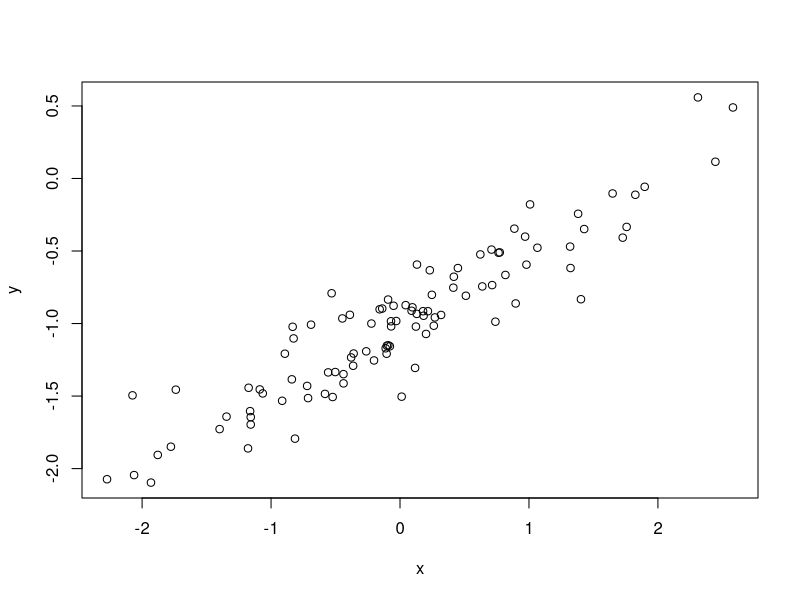
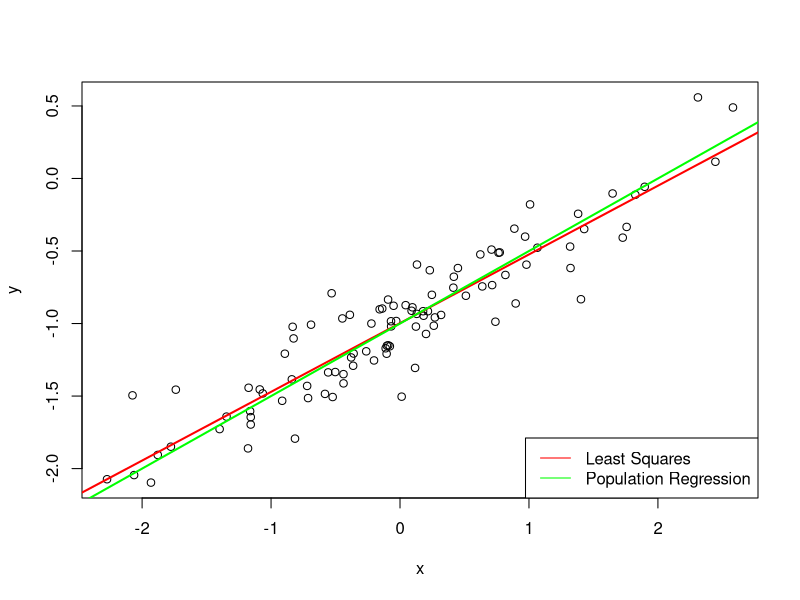
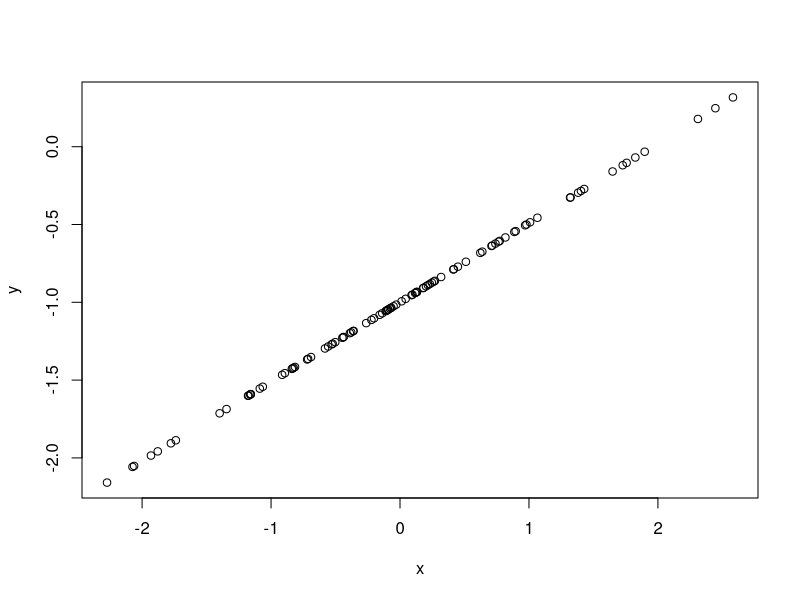
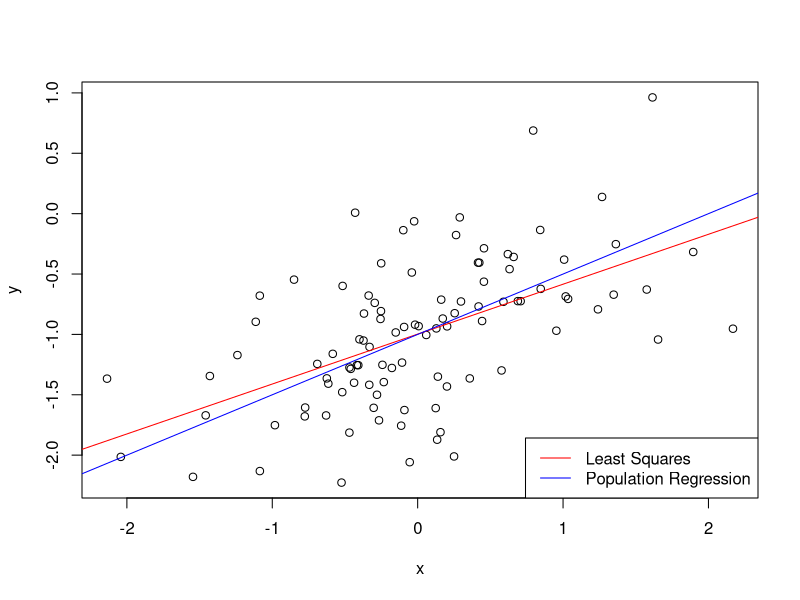
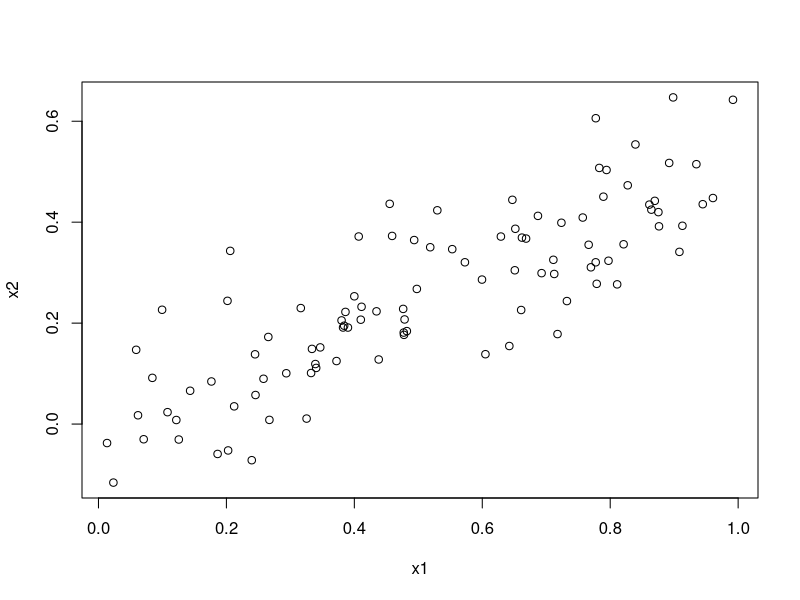
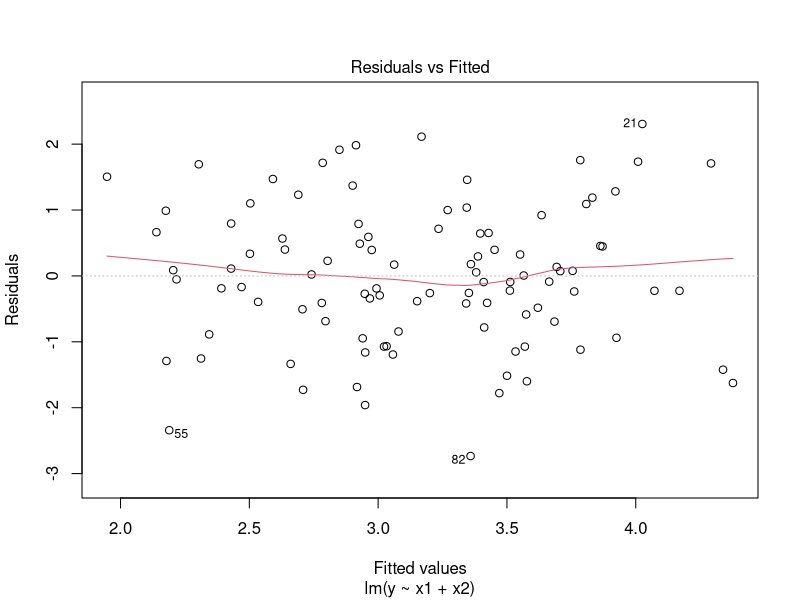
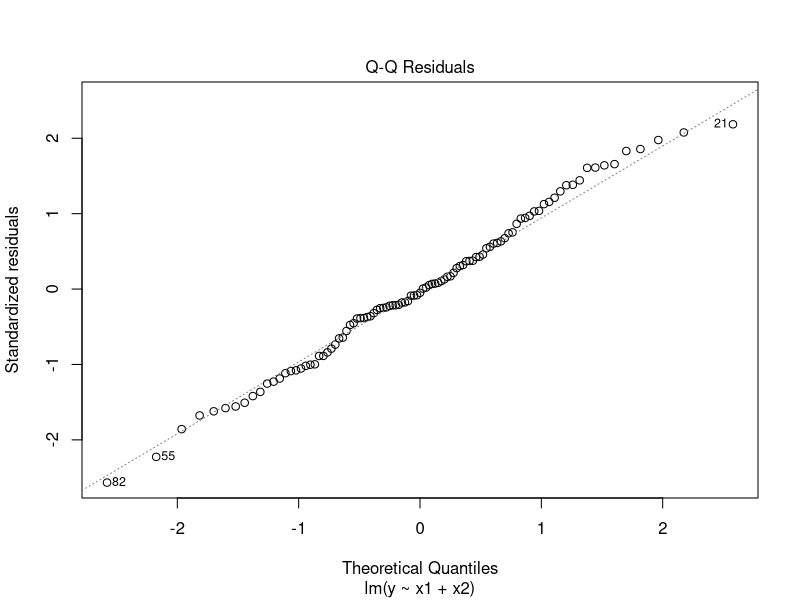
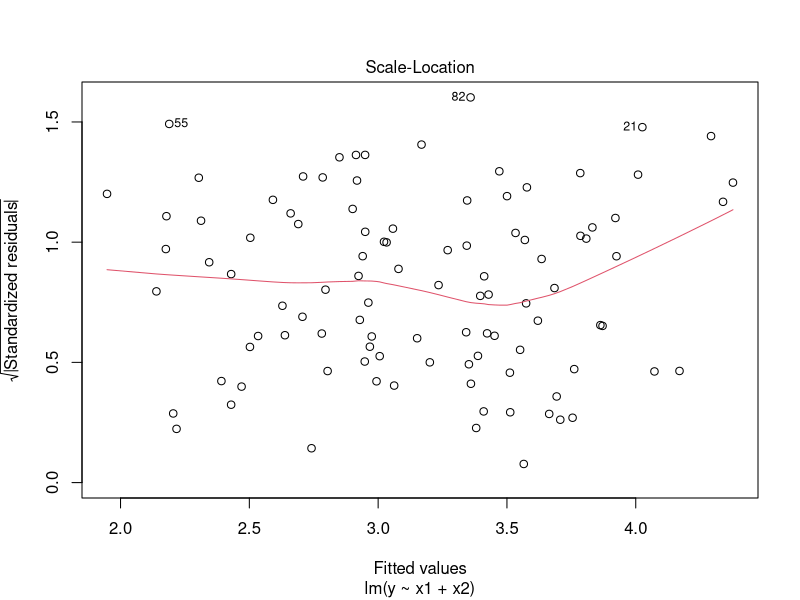

Write the R code that produced these figures, in order.
## ---- chunk 1
set.seed(1)
x <- rnorm(100)
y <- 2 * x + rnorm(100)
## ---- chunk 2
fit1 <- lm(y~x + 0)
summary(fit1)
## ---- chunk 3
fit2 <- lm(x~y + 0)
summary(fit2)
## ---- chunk 4
n <- length(x)
t <- sqrt(n - 1)*(x %*% y)/sqrt(sum(x^2) * sum(y^2) - (x %*% y)^2)
as.numeric(t)
## ---- chunk 5
fit3 <- lm(y ~ x)
summary(fit3)

fit4 <- lm(x ~ y)
summary(fit4)
## ---- chunk 6
x <- 1:100
sum(x^2)

y <- 2*x+rnorm (100)
sum(y^2)

lm1 <- lm(y ~ x)
summary(lm1)

lm2 <- lm(x ~ y)
summary(lm2)
## ---- chunk 7
x <- 1:100
sum(x^2)

y <- 100:1
sum(y^2)

lm1 <- lm(y ~ x)
summary(lm1)

lm2 <- lm(x ~ y)
summary(lm2)
## ---- chunk 8
set.seed(100)
x <- rnorm(100, mean = 0, sd = 1)
## ---- chunk 9
eps <- rnorm(100, mean = 0, sd = 0.25)
## ---- chunk 10
y <- -1 +0.5*x + eps
length(y)
## ---- chunk 11
plot(x,y)
## ---- chunk 12
fit5 <- lm(y ~ x)
summary(fit5)
## ---- chunk 13
plot(x,y)
abline(fit5, col = "red", lwd = 2)
abline(-1, 0.5, col = "green", lwd = 2)
legend("bottomright", c("Least Squares", "Population Regression"), col = c("red", "green"), lty = c(1,1))
## ---- chunk 14
fit6 <- lm(y ~ x + I(x^2))
summary(fit6)
## ---- chunk 15
set.seed(100)
eps <- rnorm(100, sd = 0.01)
y <- -1 + 0.5*x + eps
plot(x,y)
fit7 <- lm(y ~ x)
summary(fit7)
## ---- chunk 16
set.seed(100)
eps <- rnorm(100, sd = 0.5)
x <- rnorm(100)
y <- -1 + 0.5*x + eps
fit8 <- lm(y ~ x)
summary(fit8)
plot(x,y)
abline(fit8, col = "red")
abline(-1, 0.5, col = "blue")
legend("bottomright", c("Least Squares", "Population Regression"), col = c("red", "blue"), lty = c(1,1))
## ---- chunk 17
original <- c(confint(fit5))
print(paste0("Confidence interval for ??0 in the original data set: ", "[",original[1],",", original[3],"]"))
print(paste0("Confidence interval for ??1 in the original data set: ", "[",original[2],",", original[4],"]"))
## ---- chunk 18
noisier <- c(confint(fit8))
print(paste0("Confidence interval for ??0 in the noisier data set: ", "[",noisier[1],",", noisier[3],"]"))
print(paste0("Confidence interval for ??1 in the noisier data set: ", "[",noisier[2],",", noisier[4],"]"))
## ---- chunk 19
less_noisy <- c(confint(fit7))
print(paste0("Confidence interval for ??0 in the less noisy data set: ", "[",less_noisy[1],",", less_noisy[3],"]"))
print(paste0("Confidence interval for ??1 in the less noisy data set: ", "[",less_noisy[2],",", less_noisy[4],"]"))
## ---- chunk 20
set.seed(1)
x1 <- runif(100)
x2 <- 0.5 * x1 + rnorm(100) / 10
y <- 2 + 2 * x1 + 0.3 * x2 + rnorm(100)
## ---- chunk 21
print(paste0("Correlation between x1 and x2: ",cor(x1, x2)))

plot(x1, x2)
## ---- chunk 22
fit9 <- lm(y ~ x1 + x2)
summary(fit9)
## ---- chunk 23
fit10 <- lm(y ~ x1)
summary(fit10)
## ---- chunk 24
fit11 <- lm(y ~ x2)
summary(fit11)
## ---- chunk 25
x1 <- c(x1, 0.1) 
x2 <- c(x2, 0.8) 
y <- c(y, 6)
## ---- chunk 26
fit12 <- lm(y ~ x1 + x2)
summary(fit12)
plot(fit12)

fit13 <- lm(y ~ x1)
summary(fit13)
plot(fit13)

fit14 <- lm(y ~ x2)
summary(fit14)
plot(fit14)
